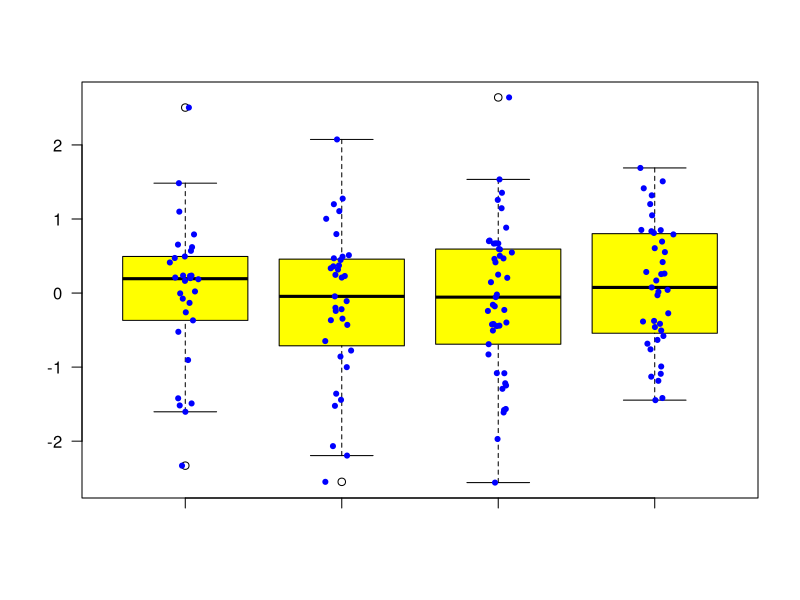

This chart was generated by the following R code:
print('file: LookMultipleBoxPlot.R')
set.seed(1953) # set seed for random number generators
n1 = 30; r1 = rnorm(n1) # random number from standard normal distributions
n2 = 35; r2 = rnorm(n2)
n3 = 45; r3 = rnorm(n3)
n4 = 39; r4 = rnorm(n4)
# png('TransparentMultiBoxplot220220.png',width=16,height=16,units='cm',res=300)
boxplot(r1,r2,r3,r4,col='yellow',las=1)
jitter1 = rnorm(length(r1),1,0.05); points(jitter1,r1,col='blue',lwd=3,cex=0.4)
jitter2 = rnorm(length(r2),2,0.05); points(jitter2,r2,col='blue',lwd=3,cex=0.4)
jitter3 = rnorm(length(r3),3,0.05); points(jitter3,r3,col='blue',lwd=3,cex=0.4)
jitter4 = rnorm(length(r4),4,0.05); points(jitter4,r4,col='blue',lwd=3,cex=0.4)
# dev.off()
# ----------------------------------------------------------------
# Remarks: transparent boxplot for 4 data sets
# The 4 data sets are generated by random sampling from the standard normal distribution.
# boxplot()   can take several (here: 4) data sets
